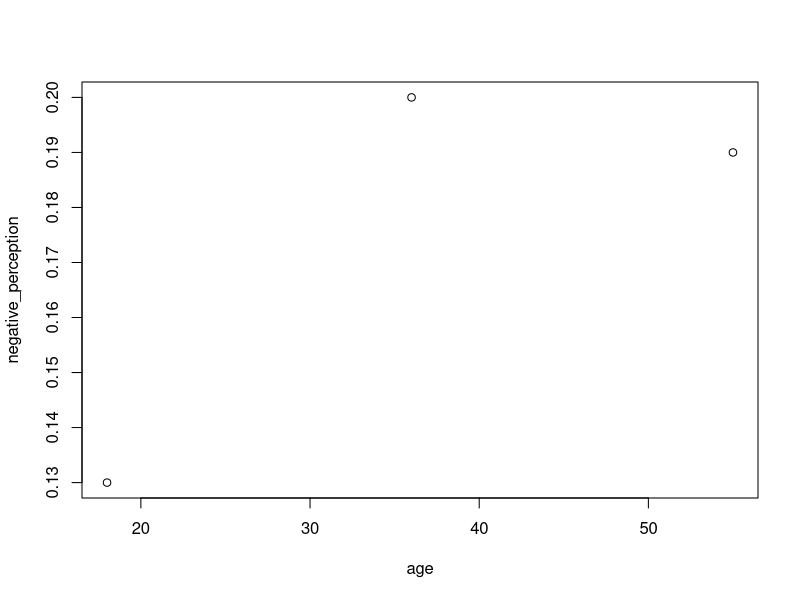
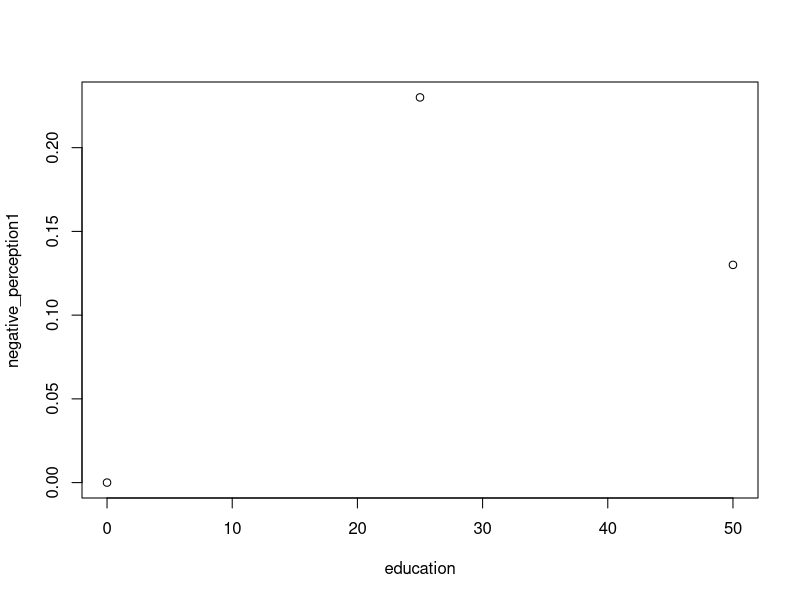

Write the R code that produced these figures, in order.
## ---- chunk 1
library(knitr)
age <- c(18, 36, 55)
negative_perception <- c(0.13, 0.20, 0.19)
df <- data.frame(age, negative_perception)
names(df) <- c("Age of Survey Respondents", "Negative Perception (%)")
kable(df)
## ---- chunk 2
cor(age, negative_perception, method = "pearson")
#This value varies from -1 to +1, with 0 meaning there is no relationship
## ---- chunk 3
cor.test(age, negative_perception, method = "pearson")
#If p-value is < 0.05, we accept the null hypothesis
print('We reject the null hypothesis that there is no relationship between age and perception of immigrants.')
## ---- chunk 4
plot(age, negative_perception)
## ---- chunk 5
education <- c(25, 50, 0)
negative_perception1 <- c(.23, .13, 0)
#where 25 = High School graduate or less and 50 = educated beyond high school, and 0 is a placeholder value
df1 <- data.frame(education, negative_perception1)
names(df1) <- c("Educational Attainment", "Negative Perception (%")
kable(df1)
## ---- chunk 6
cor(education, negative_perception1, method = "pearson")
#This value varies from -1 to +1, with 0 meaning there is no relationship
## ---- chunk 7
cor.test(education, negative_perception1, method = "pearson")
#If p-value is < 0.05, we accept the null hypothesis
print('We reject the null hypothesis that there is no relationship between level of educational attainment and perception of immigrants.')
## ---- chunk 8
plot(education, negative_perception1)
